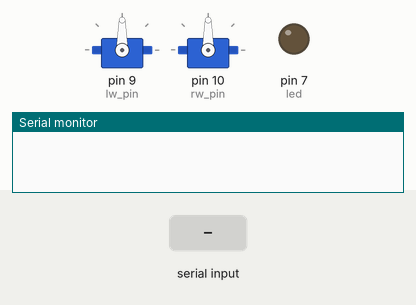
Recording of a sketch running on a simulated Arduino Uno, built with avr-gcc and run on an emulated ATmega328P. Parts: 2 × servo, output pins drawn as LEDs (lit = HIGH), the last lines printed to the serial monitor. The inputs (shaded band) are chosen by the test bench.

Above: at 1.2 s.
1.3 s: byte 1 (1) received over Serial
At 1.7 s:
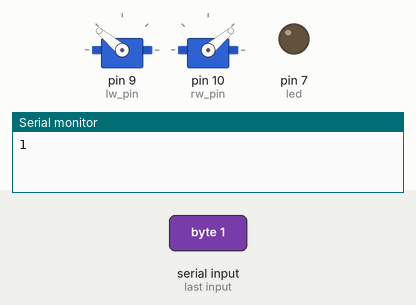
2.8 s: byte 2 (2) received over Serial
At 4.0 s:
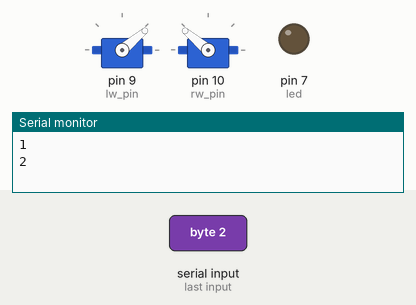
4.3 s: byte 3 (3) received over Serial
At 5.2 s:
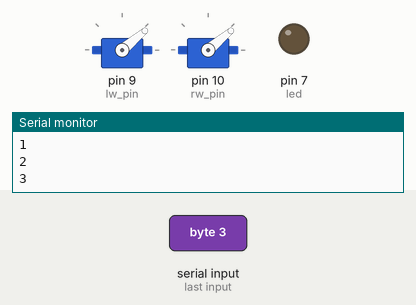
5.8 s: byte 4 (4) received over Serial
At 6.4 s:
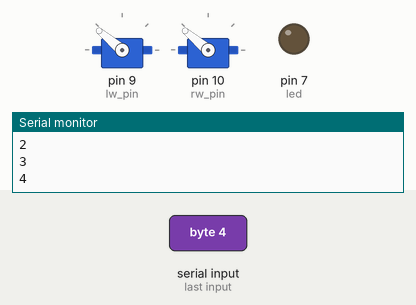
7.3 s: byte 5 (5) received over Serial
At 8.5 s:
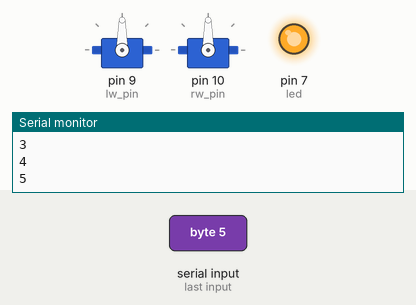
8.8 s: byte 1 (1) received over Serial
At 9.8 s:
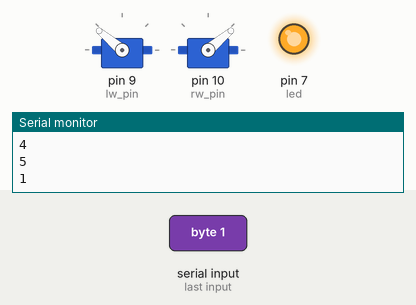
Timing chart, 0 to 11.3 s (numbered marks = the images above; inputs shaded):
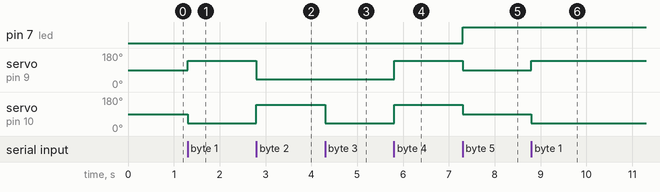

The sketch:

arduino_bluetooth_app.ino
```cpp
#include <Servo.h>
Servo leftWheel;
Servo rightWheel;
int led = 7;  // pin 7 connected to LED
int led_flag = 0;
byte inputByte = 0; // this will be a byte recieved via bluetooth
int lw_pin = 9;
int rw_pin = 10;
int moveSpd = 50; // movement speed

void setup() {
  Serial.begin(9600); // default baud rate
  leftWheel.attach(lw_pin);
  rightWheel.attach(rw_pin);
  pinMode(led,OUTPUT);  // for toggling LED
}

void loop() {
  leftWheel.write(90);
  rightWheel.write(90);
  while(Serial.available()>0){
    inputByte= Serial.read();
    Serial.println(inputByte);
    if (inputByte == 1){            // go forward
      leftWheel.write(90+moveSpd);
      rightWheel.write(90-moveSpd);
      waitForButtonRelease();
      leftWheel.write(90);
      rightWheel.write(90);
    }
    else if (inputByte == 2){       // reverse
      leftWheel.write(90-moveSpd);
      rightWheel.write(90+moveSpd);
      waitForButtonRelease();
      leftWheel.write(90);
      rightWheel.write(90);
    }
    else if (inputByte == 3){       // turn left
      leftWheel.write(90-moveSpd);
      rightWheel.write(90-moveSpd);
      waitForButtonRelease();
      leftWheel.write(90);
      rightWheel.write(90);
    }
    else if (inputByte == 4){       // turn right
      leftWheel.write(90+moveSpd);
      rightWheel.write(90+moveSpd);
      waitForButtonRelease();
      leftWheel.write(90);
      rightWheel.write(90);
    }
    else if (inputByte == 5){       // toggle lights
      led_flag = toggleLights(led,led_flag);
    }
  }
} // end loop()

void waitForButtonRelease(){
  while(Serial.available() < 1){
    delay(100);
  }
}

int toggleLights(int led, int led_flag){
  if(led_flag == 0){    // turn on LED
    digitalWrite(led,HIGH);
    led_flag = 1;
  }
  else{                 // turn off LED
    digitalWrite(led,LOW);
    led_flag = 0;
  }
  return led_flag;
}
```

Measured:
- after the input at 1.3 s, servo on pin 9 (lw_pin): 90° → 140° at once; servo on pin 10 (rw_pin): 90° → 40° at once
- after the input at 2.8 s, servo on pin 9 (lw_pin): 140° → 40° at once; servo on pin 10 (rw_pin): 40° → 140° at once
- after the input at 4.3 s, servo on pin 10 (rw_pin): 140° → 40° at once
- after the input at 5.8 s, servo on pin 9 (lw_pin), servo on pin 10 (rw_pin): 40° → 140° at once
- after the input at 7.3 s, pin 7 (led): LOW → HIGH at once; servo on pin 9 (lw_pin), servo on pin 10 (rw_pin): 140° → 90° at once
- after the input at 8.8 s, servo on pin 9 (lw_pin): 90° → 140° at once; servo on pin 10 (rw_pin): 90° → 40° at once
